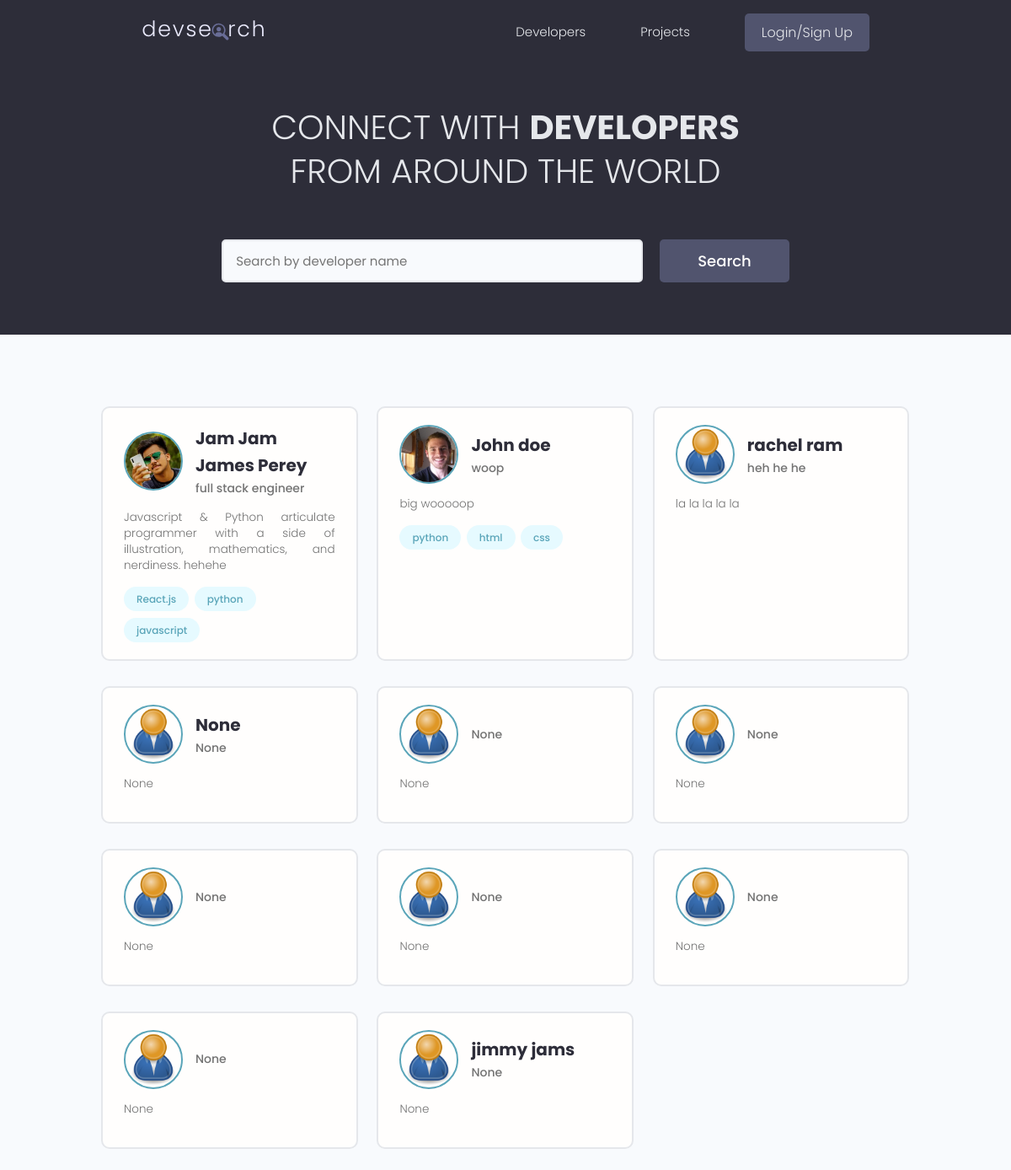
The app's page /, older data.
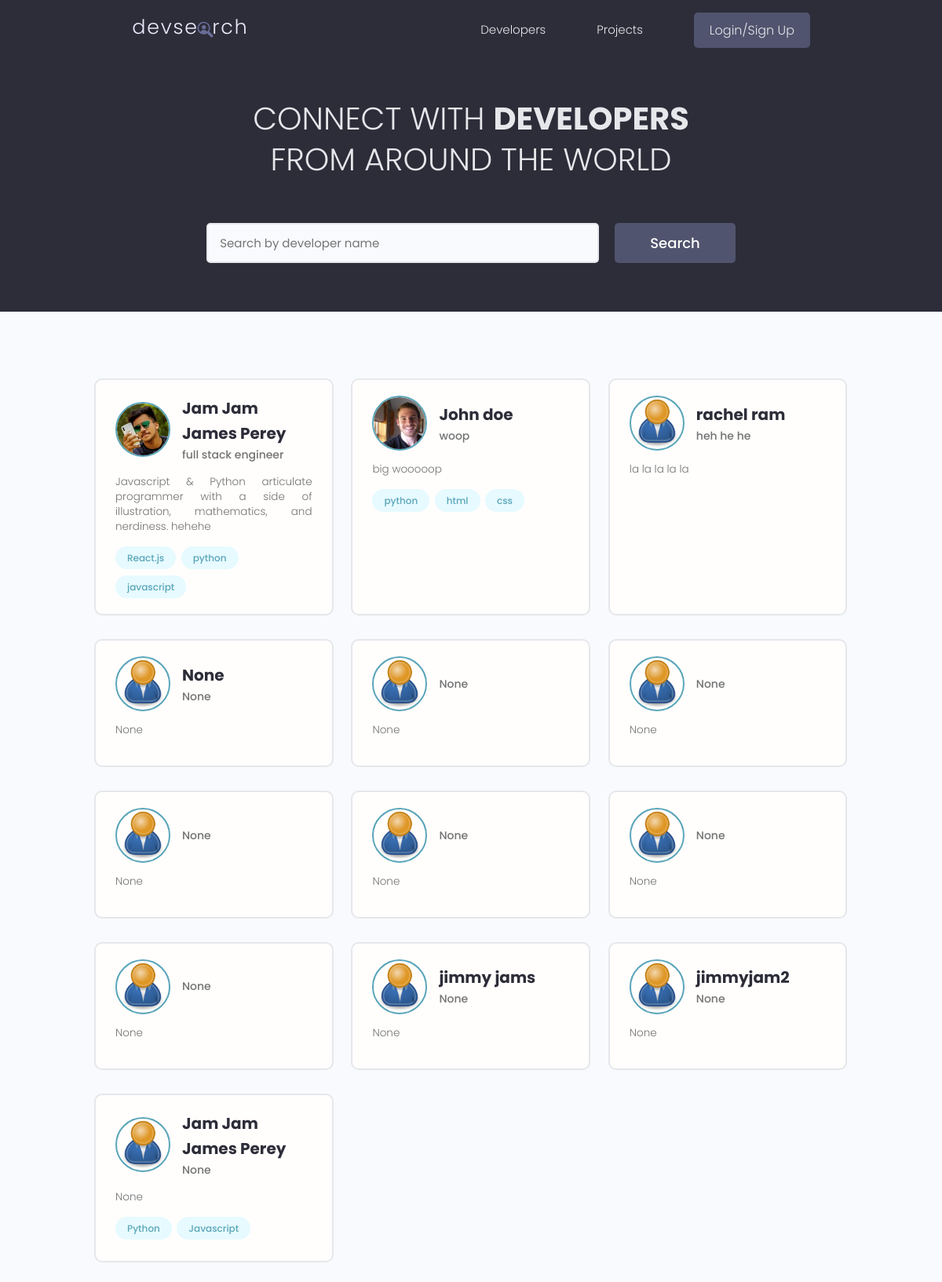
The same page, newer data.
### users/models.py (models this page shows, shortened)
class Profile(models.Model):
    user = models.OneToOneField(User, on_delete=models.CASCADE, null=True, blank=True)
    name = models.CharField(max_length=200, blank=True, null=True)
    username = models.CharField(max_length=200, blank=True, null=True)
    location = models.CharField(max_length=200, blank=True, null=True)
    email = models.EmailField(max_length=500, blank=True, null=True)
    short_intro = models.CharField(max_length=200, blank=True, null=True)
    bio = models.TextField(blank=True, null=True)
    profile_image = models.ImageField(
        null=True,
        blank=True,
        upload_to="profiles/",
        default="profiles/user-default.png",
    )
    social_github = models.CharField(max_length=200, blank=True, null=True)
    social_twitter = models.CharField(max_length=200, blank=True, null=True)
    social_linkedin = models.CharField(max_length=200, blank=True, null=True)
    social_youtube = models.CharField(max_length=200, blank=True, null=True)
    social_website = models.CharField(max_length=200, blank=True, null=True)
    created = models.DateTimeField(auto_now_add=True)
    id = models.UUIDField(
        default=uuid.uuid4, unique=True, primary_key=True, editable=False
    )

class Skill(models.Model):
    owner = models.ForeignKey(Profile, on_delete=models.CASCADE, null=True, blank=True)
    name = models.CharField(max_length=200, blank=True, null=True)
    description = models.TextField(blank=True, null=True)
    created = models.DateTimeField(auto_now_add=True)
    id = models.UUIDField(
        default=uuid.uuid4, unique=True, primary_key=True, editable=False
    )
    def __str__(self) -> str:
        return str(self.name)

### users/views.py (the view)
# urls.py: path("", views.profiles, name="profiles"),
def profiles(requests):
    profiles = Profile.objects.all()
    context = {"profiles": profiles}
    return render(requests, "users/profiles.html", context)

### users/templates/users/profiles.html (shortened to what this page needs)
{% extends 'main.html' %}
{% block content %}
<main class="home">
    <section class="hero-section text-center">
        <div class="container container--narrow">
            <div class="hero-section__box">
                <h2>CONNECT WITH <span>DEVELOPERS</span></h2>
                <h2>FROM AROUND THE WORLD</h2>
            </div>
            <div class="hero-section__search">
                <form class="form" action="#" method="get">
                    <div class="form__field">
                        <input class="input input--text" id="formInput#search" type="text" name="text"
                            placeholder="Search by developer name" />
                    </div>
                    <input class="btn btn--sub btn--lg" type="submit" value="Search" />
                </form>
            </div>
        </div>
    </section>
    <section class="devlist">
        <div class="container">
            <div class="grid grid--three">
                {% for profile in profiles %}
                <div class="column card">
                    <div class="dev">
                        <a href="{% url 'userProfile' profile.id %}" class="card__body">
                            <div class="dev__profile">
                                <img class="avatar avatar--md" src="{{profile.profile_image.url}}"
                                    alt="image" />
                                <div class="dev__meta">
                                    <h3>{{profile.name}}</h3>
                                    <h5>{{profile.short_intro}}</h5>
                                </div>
                            </div>
                            <p class="dev__info">{{profile.bio|slice:"150"}}
                            </p>
                            <div class="dev__skills">
                                {% for skill in profile.skill_set.all %}
                                <span class="tag tag--pill tag--main">
                                    <small>{{skill}}</small>
                                </span>
                                {% endfor %}
                            </div>
                        </a>
                    </div>
                </div>
                {% endfor %}
            </div>
        </div>
    </section>
</main>
{% endblock %}

Row changes from the older to the newer data that the page shows:
added Profile: profile_image (placeholder picture), name "jimmyjam2", short_intro "None", bio "None"
added Profile: profile_image (placeholder picture), name "Jam Jam James Perey", short_intro "None", bio "None"
added Skill: name "Python", shown under "Jam Jam James Perey"
added Skill: name "Javascript", shown under "Jam Jam James Perey"
